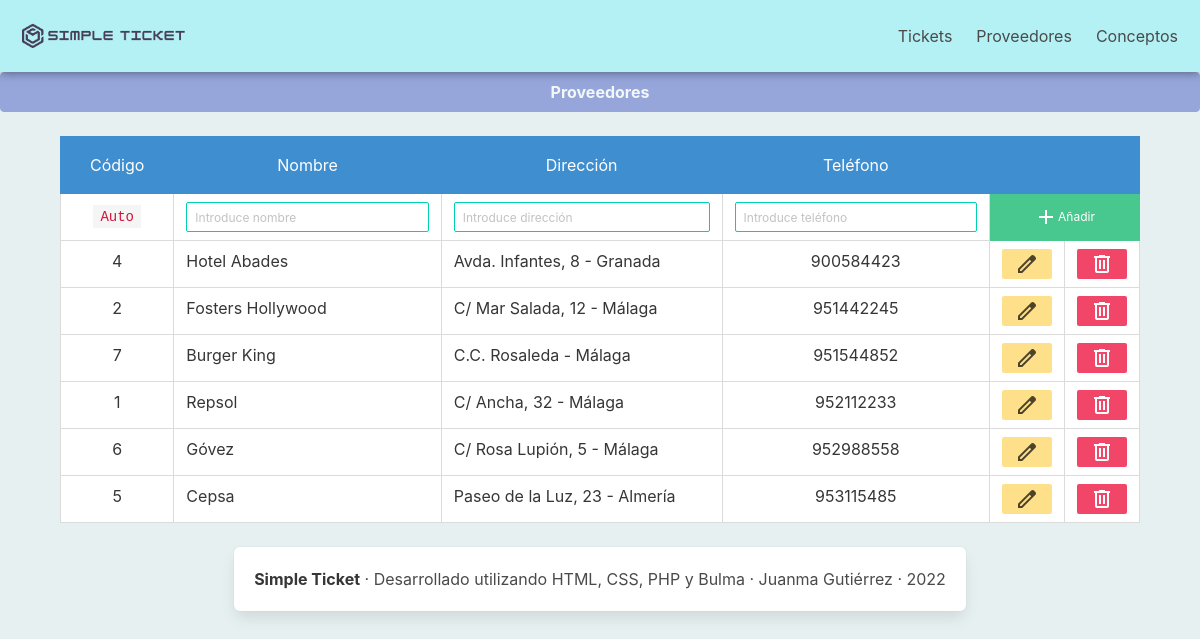
The app's page /providers/providers.php?order=TelPro with its own data.
### tables this page shows
CREATE TABLE `proveedor` (
  `CodPro` int(11) NOT NULL,
  `NomPro` varchar(50) NOT NULL,
  `DirPro` varchar(50) NOT NULL,
  `TelPro` varchar(12) DEFAULT NULL
);

### providers/list.php (called while the page is built)
<?php
$listadoSqlProviders = "SELECT CodPro, NomPro, DirPro, TelPro
    FROM proveedor
    ORDER BY " . $_GET['order'];
$consulta = mysqli_query($conexion, $listadoSqlProviders);

### providers/print_table_row.php (the view)
<?php
while ($registro = mysqli_fetch_array($consulta)) {
?>
    <tr>
        <td class="small has-text-centered"><?= $registro["CodPro"] ?></td>
        <td><?= $registro["NomPro"] ?></td>
        <td><?= $registro["DirPro"] ?></td>
        <td class="has-text-centered"><?= $registro["TelPro"] ?></td>
        <td class="small">
            <div class="centered">
                <a href="providers.php?CodPro=<?= $registro['CodPro'] ?>&NomPro=<?= $registro['NomPro'] ?>&DirPro=<?= $registro['DirPro'] ?>&TelPro=<?= $registro['TelPro'] ?>&order=CodPro&accion=editar">
                    <button class='button is-small is-warning'>
                        <span class="material-symbols-outlined">edit</span>
                    </button>
                </a>
            </div>
        </td>
        <td class="small">
            <div class="centered">
                <a href="providers.php?CodPro=<?= $registro['CodPro'] ?>&accion=borrar">
                    <button class="button is-small is-danger">
                        <span class="material-symbols-outlined">delete</span>
                    </button>
                </a>
            </div>
        </td>
    </tr>
<?php
}
?>

### css/style.css (style rules this page uses)
* { padding: 0px; margin: 0px; box-sizing: border-box; }
html { background-color: #e6f0f0; }
.centered { display: grid; place-items: center; }
table, th, td { border-collapse: collapse; }
.small { width: 50px; }

### records on screen
proveedor: CodPro "4", NomPro "Hotel Abades", DirPro "Avda. Infantes, 8 - Granada", TelPro "900584423"
proveedor: CodPro "2", NomPro "Fosters Hollywood", DirPro "C/ Mar Salada, 12 - Málaga", TelPro "951442245"
proveedor: CodPro "7", NomPro "Burger King", DirPro "C.C. Rosaleda - Málaga", TelPro "951544852"
proveedor: CodPro "1", NomPro "Repsol", DirPro "C/ Ancha, 32 - Málaga", TelPro "952112233"
proveedor: CodPro "6", NomPro "Góvez", DirPro "C/ Rosa Lupión, 5 - Málaga", TelPro "952988558"
proveedor: CodPro "5", NomPro "Cepsa", DirPro "Paseo de la Luz, 23 - Almería", TelPro "953115485"
